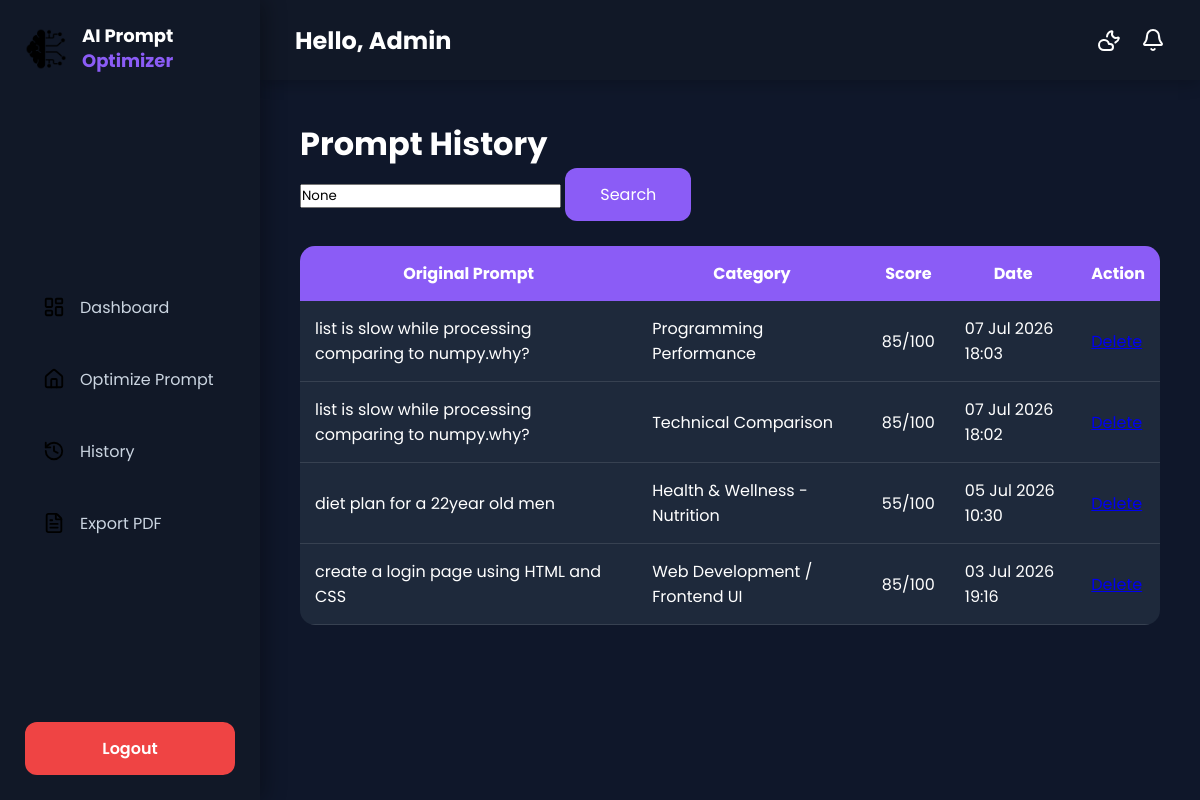
Page /history/ (signed in) on the committed database.
### optimizer/models.py (models this page shows, shortened)
class PromptHistory(models.Model):
    user = models.ForeignKey(User,on_delete=models.CASCADE)
    original_prompt = models.TextField()
    optimized_prompt = models.TextField()
    quality_score = models.IntegerField()
    category = models.CharField(max_length=100)
    created_at = models.DateTimeField(auto_now_add=True)

### optimizer/views.py (the view)
# urls.py: path('history/',views.history, name='history'),
@login_required
def history(request):
    search = request.GET.get("search")
    prompts = PromptHistory.objects.filter(user=request.user)
    if search:
        prompts = prompts.filter(
            original_prompt__icontains=search
        )
    prompts = prompts.order_by("-created_at")
    return render(
        request,
        "history.html",
        {
            "prompts": prompts,
            "search": search
        }
    )

### templates/history.html (shortened to what this page needs)
{% extends 'base.html' %}
{% block content %}
  <h1>Prompt History</h1>
  <form method="GET">
    <input
        type="text"
        name="search"
        placeholder="Search prompts..."
        value="{{ search }}">
    <button type="submit">
        Search
    </button>
   </form>
    <br>
  <table class="history-table">
    <thead>
        <tr>
            <th>Original Prompt</th>
            <th>Category</th>
            <th>Score</th>
            <th>Date</th>
            <th>Action</th>
        </tr>
    </thead>
    <tbody>
    {% for prompt in prompts %}
        <tr>
            <td>{{ prompt.original_prompt }}</td>
            <td>{{ prompt.category }}</td>
            <td>{{ prompt.quality_score }}/100</td>
            <td>{{ prompt.created_at|date:"d M Y H:i" }}</td>
            <td>
                <a href="{% url 'delete_prompt' prompt.id %}">
                </a>
            </td>
        </tr>
    {% empty %}
        <tr>
            <td colspan="5">No prompts found.</td>
        </tr>
    {% endfor %}
    </tbody>
</table>
{% endblock %}

### templates/base.html (shortened to what this page needs)
{% load static %}
<!DOCTYPE html>
<html lang="en">
<head>
    <link rel="stylesheet" href="{% static 'css/style.css' %}">
</head>
<body>
<div class="layout">
    <aside class="sidebar">
        <div class="logo">
            <img src="{% static 'images/logo.png' %}" alt="Logo">
            <div class="logo-text">
                <h2>AI Prompt</h2>
                <span>Optimizer</span>
            </div>
        </div>
        <ul class="menu">
            <li>
                <a href="{% url 'dashboard' %}">
                    <img src="{% static 'images/dashboard.svg' %}" alt="Dashboard" class="menu-icon">
                    <span>Dashboard</span>
                </a>
            </li>
            <li>
                <a href="{% url 'home' %}">
                    <img src="{% static 'images/home.svg' %}" alt="Home" class="menu-icon">
                    <span>Optimize Prompt</span>
                </a>
            </li>
            <li>
                <a href="{% url 'history' %}">
                    <img src="{% static 'images/history.svg' %}" alt="History" class="menu-icon">
                    <span>History</span>
                </a>
            </li>
            <li>
                <a href="{% url 'export_pdf' %}">
                    <img src="{% static 'images/document.svg' %}" alt="Document" class="menu-icon">
                    <span>Export PDF</span>
                </a>
            </li>
        </ul>
        <div class="logout">
            <a href="{% url 'logout' %}">Logout</a>
        </div>
    </aside>
    <div class="main">
        <header class="topbar">
            <div class="top-title">
                <h2>Hello, {{ user.username }}</h2>
            </div>
            <div class="top-right">
                <img src="{% static 'images/moon.svg' %}" class="top-icon" alt="Dark Mode">
                <img src="{% static 'images/bell.svg' %}" class="top-icon" alt="Notifications">
            </div>
        </header>
        <div class="content">
            {% block content %}
            {% endblock %}
        </div>
    </div>
</div>
</body>
</html>

### static/css/style.css (style rules this page uses)
* { margin:0; padding:0; box-sizing:border-box; font-family:'Poppins',sans-serif; }
body { background:#0f172a; color:#fff; }
.layout { display:flex; min-height:100vh; }
.sidebar { width:260px; background:#111827; position:fixed; left:0; top:0; bottom:0; padding:25px; display:flex; flex-direction:column; justify-content:space-between; box-shadow:5px 0 20px rgba(0,0,0,.3); }
.logo { display:flex; align-items:center; gap:15px; margin-bottom:50px; }
.logo img { width: 42px; height: 42px; }
.logo-text h2 { color:white; font-size:18px; font-weight:700; line-height:1.2; }
.logo-text span { color:#8b5cf6; font-size:18px; font-weight:700; }
.menu { list-style:none; }
.menu li { margin-bottom:15px; }
.menu li a { display:flex; align-items:center; gap:15px; padding:14px 18px; text-decoration:none; color:#cbd5e1; border-radius:12px; transition:.3s; }
.menu-icon { width:22px; height:22px; object-fit:contain; }
.menu li a { display:flex; align-items:center; gap:15px; padding:16px 18px; text-decoration:none; color:#cbd5e1; border-radius:14px; transition:0.3s; }
.logout a { display:block; background:#ef4444; color:white; text-align:center; padding:14px; text-decoration:none; border-radius:12px; font-weight:600; transition:.3s; }
.main { margin-left:260px; width:calc(100% - 260px); }
.topbar { height:80px; background:#111827; display:flex; justify-content:space-between; align-items:center; padding:0 35px; box-shadow:0 4px 15px rgba(0,0,0,.2); }
.top-title h2 { color:white; }
.top-right { display:flex; align-items:center; gap:20px; }
.top-icon { width:24px; height:24px; cursor:pointer; filter: brightness(0) invert(1); transition:0.3s; }
.content { padding:40px; }
button { background:#8b5cf6; color:white; border:none; padding:14px 35px; border-radius:12px; cursor:pointer; font-size:16px; transition:.3s; }
table { width:100%; border-collapse:collapse; background:#1e293b; border-radius:15px; overflow:hidden; }
th { background:#8b5cf6; padding:15px; }
td { padding:15px; border-bottom:1px solid #374151; }

### rows in the picture
PromptHistory: original_prompt "list is slow while processing comparing to numpy.why?", category "Programming Performance", quality_score "85", created_at "07 Jul 2026 18:03"
PromptHistory: original_prompt "list is slow while processing comparing to numpy.why?", category "Technical Comparison", quality_score "85", created_at "07 Jul 2026 18:02"
PromptHistory: original_prompt "diet plan for a 22year old men", category "Health & Wellness - Nutrition", quality_score "55", created_at "05 Jul 2026 10:30"
PromptHistory: original_prompt "create a login page using HTML and CSS", category "Web Development / Frontend UI", quality_score "85", created_at "03 Jul 2026 19:16"

### other values in the picture
{{ user.username }} "Admin"
